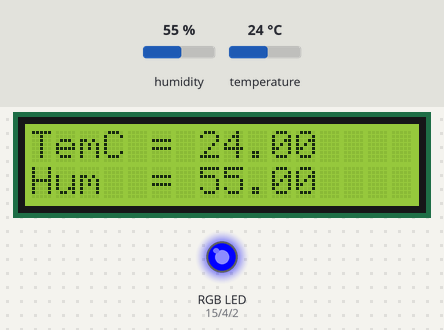
The sketch below on a simulated ESP32. On the bench: 16×2 character LCD, an RGB LED mixed from three pins (HIGH = lit). Inputs (shaded band) come from the test bench; at power-on: temperature 24 °C, humidity 55 %. WiFi joins after 1.5 s; servers stay silent unless stated; no MQTT or app messages arrive unless stated; what the sketch prints to the serial monitor is not drawn.

Above: at 2.7 s.
2.8 s: temperature set to 27 °C
At 4.3 s:
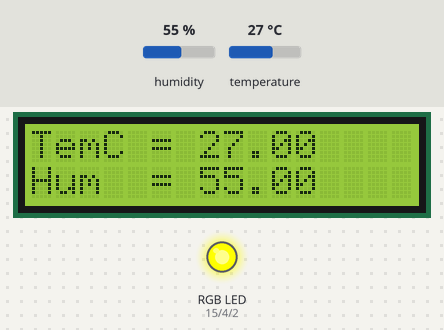
8.8 s: temperature set to 29 °C
At 10.4 s:
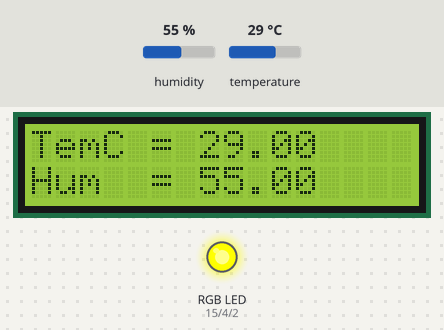
11.5 s: temperature set to 32 °C
At 13.3 s:
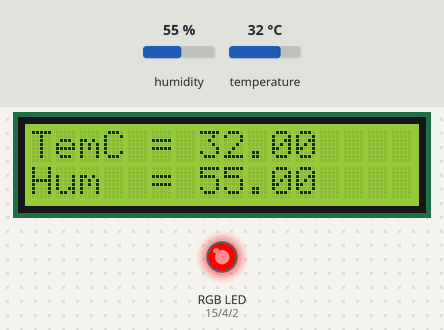
14.2 s: humidity set to 22 %
At 16.6 s:
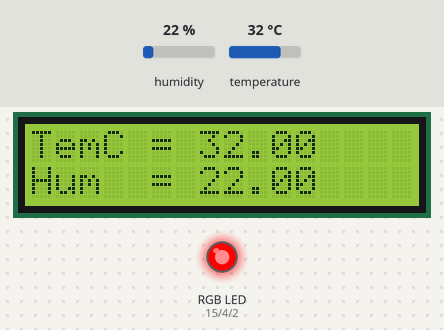
17.5 s: humidity set to 40 %
At 19.5 s:
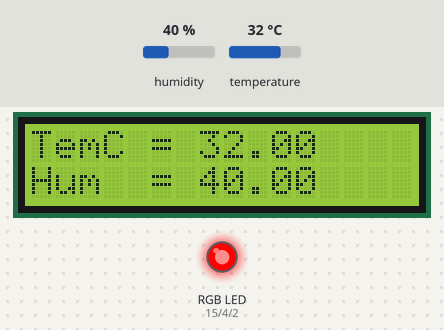
Timing chart, 0 to 21.0 s (numbered marks = the images above; inputs shaded):
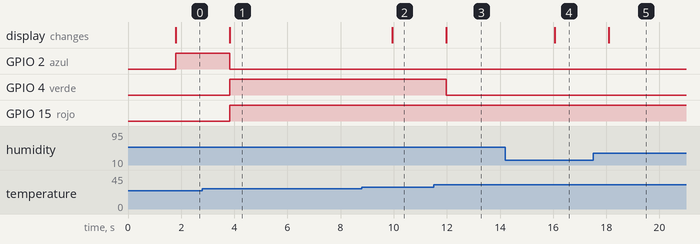

The sketch:

dfth_11_esp_32_lcd.ino
```cpp
#include <WiFi.h>
#include <PubSubClient.h>

const char* ssid = "Familia_G-Ch";
const char* password = "FamiliK.13";
String messageData;

const char* mqtt_server="broker.mqttdashboard.com";

WiFiClient esp32;
PubSubClient client(esp32);

long lastMsg = 0;
long lastMsg2 = 0;
char msg [50];

char data_Temperatura_C_MG [10]="";
char data_Humedad_H_MG [10]="";

#include <DHT.h>
#include <DHT_U.h>
#define Type DHT11
int dhtpin = 23;
DHT HT (dhtpin, Type);
float humidity;
float tempC;
float tempF;

// LCD
#include <LiquidCrystal_I2C.h>
LiquidCrystal_I2C lcd (0x27, 16, 2);

//RGB
int rojo = 15;
int azul = 2;
int verde = 4;

void config_wifi(){
  //Conectando se a una red wifi
Serial.print ("Conectandose a la red ");
Serial.println (ssid);
WiFi.begin (ssid, password);
while (WiFi. status () !=WL_CONNECTED) {
delay (500);
Serial.print (",");
}
Serial.println ("") ;
Serial.print ("ESP32 conectado, su IP es: ");
Serial.println (WiFi. localIP());
}

void callback(String topic, byte* message, unsigned int length){
Serial.print ("Mensaje que llega del topic: ");
Serial.print (topic);
Serial.print (". Message: ");
//String message Data:
for (int i =0; i<length; i++) {
Serial.print ( (char) message [i]);
messageData += (char) message [i];
}
Serial.println();
}

void reconnect(){
while (!client.connected()){
Serial.print ("Iniciando conexión con Broker . . ");
String clienteId = "ESP32";
if (client.connect (clienteId.c_str())){
Serial.println ("Conectado ");
client.subscribe ("esp32iot");
}
else{
Serial. print ("Failed, rc=") ;
Serial.print (client .state());
Serial.println (" esperando 3 segundo ");
delay (3000);
}
}
}

void setup() {
  // put your setup code here, to run once:
  Serial.begin(9600);
  pinMode(rojo, OUTPUT);
  pinMode(azul, OUTPUT);
  pinMode(verde, OUTPUT);
  HT. begin();
  config_wifi();
  client.setServer(mqtt_server,1883);
  client.setCallback(callback);

}

void loop() {
  if(!client.connected()){
    reconnect();
  }

// Sensor Humedad, temperaturas en ºC y  ºF

      humidity = HT.readHumidity();
      tempC = HT.readTemperature();
      tempF = HT.readTemperature(true);
      Serial.print("Humedad: ");
      Serial.println(humidity);
      Serial.print("Temperatura en ºC: ");
      Serial.println(tempC);
      Serial.print("Temperatura en ºF: ");
      Serial.println(tempF);
      Serial.println("");
      delay(100);
sprintf(data_Temperatura_C_MG,"%3.2f", tempC);
client.publish("/Temperatura_Aguilas_MG", data_Temperatura_C_MG);
sprintf(data_Humedad_H_MG,"%3.2f", humidity);
client.publish("/Humedad_Aguilas_MG", data_Humedad_H_MG);

  lcd.init();
  lcd.backlight();
  lcd.clear();
  lcd.setCursor(0,0);
  lcd.print("TemC = ");
  lcd.setCursor(7,0);
  lcd.print(tempC);
  lcd.setCursor(0,1);
  lcd.print("Hum  = ");
  lcd.setCursor(7,1);
  lcd.print(humidity);

  if (tempC<25){
    digitalWrite(azul, HIGH);
    digitalWrite(rojo, LOW);
    digitalWrite(verde, LOW);
    }

    if (tempC>25){
    digitalWrite(azul, LOW);
    digitalWrite(rojo, HIGH);
    digitalWrite(verde, HIGH);
    }

   if (tempC>30){
    digitalWrite(azul, LOW);
    digitalWrite(rojo, HIGH);
    digitalWrite(verde, LOW);
    }
}
```

Measured:
- the behaviour switches between 25 and 26 °C on temperature (found by bisection; images 0 and 1)
- the behaviour switches between 30 and 31 °C on temperature (found by bisection; images 2 and 3)
- after the input at 2.8 s, GPIO 2 (azul): HIGH → LOW after 1.0 s; GPIO 4 (verde), GPIO 15 (rojo): LOW → HIGH after 1.0 s; the display: changes after 1.0 s (image 1)
- after the input at 8.8 s, the display: changes after 1.1 s (image 2)
- after the input at 11.5 s, GPIO 4 (verde): HIGH → LOW after 0.48 s; the display: changes after 0.48 s (image 3)
- after the input at 14.2 s, the display: changes after 1.9 s (image 4)
- after the input at 17.5 s, the display: changes after 0.59 s (image 5)
